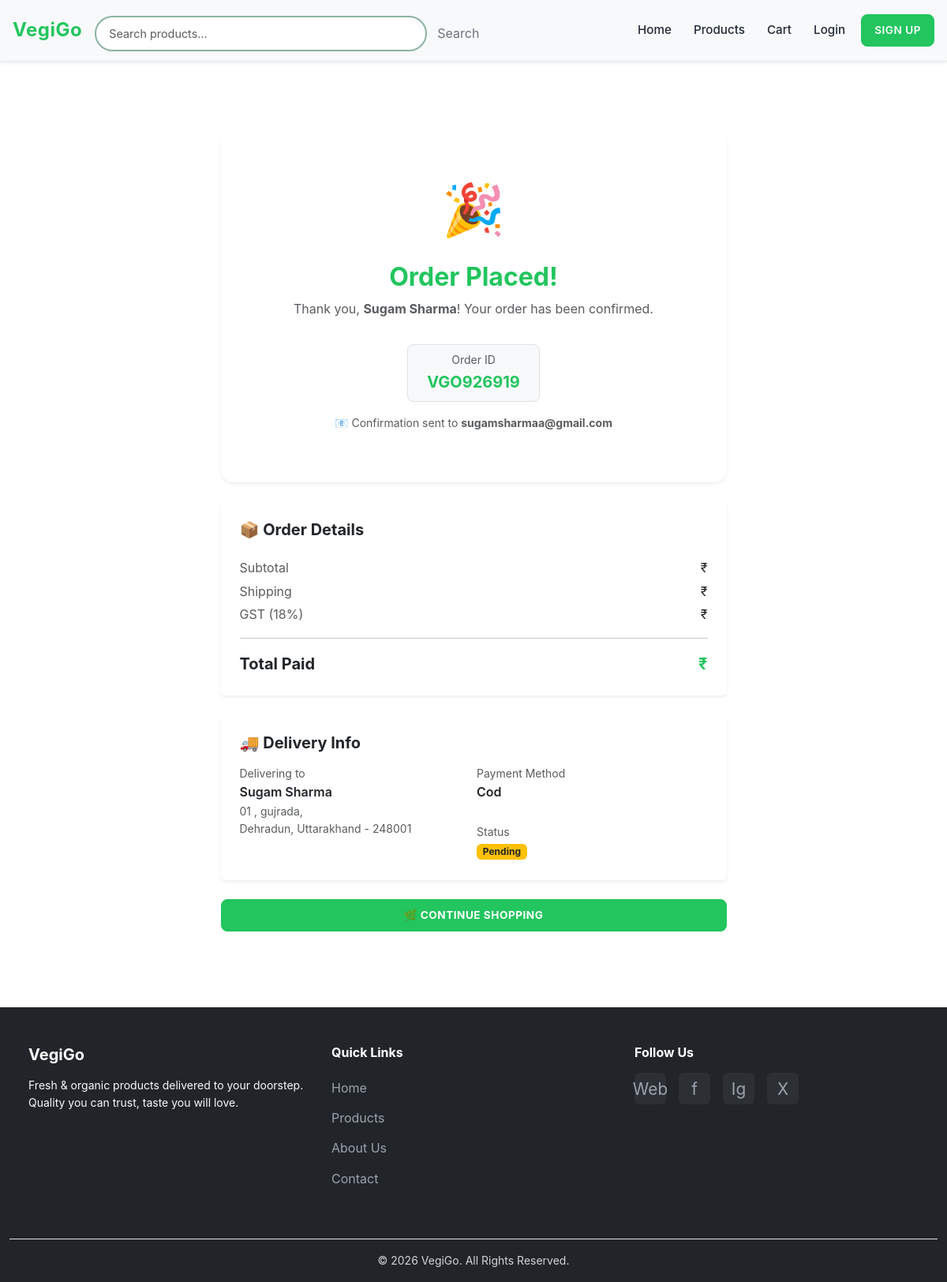
The page /order/success/1/ on the database its author committed.
### vgapp/models.py (models this page shows, shortened)
class Order(models.Model):
    ORDER_STATUS_CHOICES = [
        ('pending',    'Pending'),
        ('processing', 'Processing'),
        ('shipped',    'Shipped'),
        ('delivered',  'Delivered'),
        ('cancelled',  'Cancelled'),
        ('refunded',   'Refunded'),
    ]
    PAYMENT_STATUS_CHOICES = [
        ('pending',   'Pending'),
        ('completed', 'Completed'),
        ('failed',    'Failed'),
        ('refunded',  'Refunded'),
    ]
    PAYMENT_METHOD_CHOICES = [
        ('cod',  'Cash on Delivery'),
        ('card', 'Credit/Debit Card'),
        ('upi',  'UPI'),
    ]
    order_id   = models.CharField(max_length=20, unique=True, blank=True)
    user       = models.ForeignKey(User, on_delete=models.SET_NULL, null=True, blank=True, related_name='orders')
    guest      = models.ForeignKey(GuestUser, on_delete=models.SET_NULL, null=True, blank=True, related_name='orders')
    customer_name  = models.CharField(max_length=255)
    customer_email = models.EmailField()
    customer_phone = models.CharField(max_length=15)
    shipping_address = models.CharField(max_length=255)
    shipping_city    = models.CharField(max_length=100)
    shipping_state   = models.CharField(max_length=100)
    shipping_pincode = models.CharField(max_length=10)
    subtotal      = models.DecimalField(max_digits=10, decimal_places=2, default=0)
    tax           = models.DecimalField(max_digits=10, decimal_places=2, default=0)
    shipping_cost = models.DecimalField(max_digits=10, decimal_places=2, default=0)
    discount      = models.DecimalField(max_digits=10, decimal_places=2, default=0)
    total_amount  = models.DecimalField(max_digits=10, decimal_places=2)
    order_status   = models.CharField(max_length=20, choices=ORDER_STATUS_CHOICES, default='pending')
    payment_status = models.CharField(max_length=20, choices=PAYMENT_STATUS_CHOICES, default='pending')
    payment_method = models.CharField(max_length=20, choices=PAYMENT_METHOD_CHOICES, default='cod')
    notes           = models.TextField(blank=True)
    tracking_number = models.CharField(max_length=100, blank=True)
    created_at   = models.DateTimeField(auto_now_add=True)
    updated_at   = models.DateTimeField(auto_now=True)
    shipped_at   = models.DateTimeField(null=True, blank=True)
    delivered_at = models.DateTimeField(null=True, blank=True)
    class Meta:
        ordering = ['-created_at']

### vgapp/views.py (the view)
# urls.py: path('order/success/<int:order_id>/', order_success, name='order_success'),
def order_success(request, order_id):
    order = get_object_or_404(Order, id=order_id)
    return render(request, 'checkout/order_success.html', {'order': order})

### templates/checkout/order_success.html (shortened to what this page needs)
{% extends 'base.html' %}
{% load static %}
{% block content %}
<main class="main-content pt-5">
<div class="container py-5">
    <div class="row justify-content-center">
        <div class="col-lg-7">
            <div class="card shadow-sm border-0 rounded-4 text-center mb-4">
                <div class="card-body p-5">
                    <div style="font-size: 4rem;">🎉</div>
                    <h2 class="fw-bold mt-3 text-success">Order Placed!</h2>
                    <p class="text-muted mt-1">Thank you, <strong>{{ order.customer_name }}</strong>! Your order has been confirmed.</p>
                    <div class="d-inline-block bg-light border rounded-3 px-4 py-2 my-3">
                        <small class="text-muted d-block">Order ID</small>
                        <span class="fw-bold fs-5 text-success">{{ order.order_id }}</span>
                    </div>
                    <p class="text-muted small">
                        📧 Confirmation sent to <strong>{{ order.customer_email }}</strong>
                    </p>
                </div>
            </div>
            <div class="card shadow-sm border-0 mb-4">
                <div class="card-body p-4">
                    <h5 class="fw-bold mb-4">📦 Order Details</h5>
                    <div class="mt-3">
                        <div class="d-flex justify-content-between mb-1">
                            <span class="text-muted">Subtotal</span>
                            <span>₹{{ totals.subtotal }}</span>
                        </div>
                        <div class="d-flex justify-content-between mb-1">
                            <span class="text-muted">Shipping</span>
                            <span>₹{{ totals.shipping }}</span>
                        </div>
                        <div class="d-flex justify-content-between mb-2">
                            <span class="text-muted">GST (18%)</span>
                            <span>₹{{ totals.tax|floatformat:2 }}</span>
                        </div>
                        <hr>
                        <div class="d-flex justify-content-between">
                            <span class="fw-bold fs-5">Total Paid</span>
                            <span class="fw-bold fs-5 text-success">₹{{ totals.total|floatformat:2 }}</span>
                        </div>
                    </div>
                </div>
            </div>
            <div class="card shadow-sm border-0 mb-4">
                <div class="card-body p-4">
                    <h5 class="fw-bold mb-3">🚚 Delivery Info</h5>
                    <div class="row g-2">
                        <div class="col-sm-6">
                            <small class="text-muted d-block">Delivering to</small>
                            <p class="fw-semibold mb-0">{{ order.customer_name }}</p>
                            <p class="text-muted small mb-0">
                                {{ order.shipping_address }},<br>
                                {{ order.shipping_city }}, {{ order.shipping_state }} - {{ order.shipping_pincode }}
                            </p>
                        </div>
                        <div class="col-sm-6">
                            <small class="text-muted d-block">Payment Method</small>
                            <p class="fw-semibold mb-0 text-capitalize">{{ order.payment_method }}</p>
                            <br>
                            <small class="text-muted d-block">Status</small>
                            <span class="badge bg-warning text-dark">{{ order.get_order_status_display }}</span>
                        </div>
                    </div>
                </div>
            </div>
            <div class="d-flex gap-3 flex-wrap">
                <a href="{% url 'products' %}" class="btn btn-success fw-bold flex-grow-1">
                    🌿 Continue Shopping
                </a>
            </div>
        </div>
    </div>
</div>
</main>
{% endblock %}

### static/style.css (style rules this page uses)
:root { --primary-color: #22c55e; --primary-light: #84cc16; --primary-dark: #16a34a; --secondary-color: #8cb4a0; --text-primary: #1f2937; --text-secondary: #6b7280; --text-light: #f3f4f6; --border-color: #e5e7eb; --card-bg: #ffffff; --card-shadow: 0 1px 3px rgba(0, 0, 0, 0.1); --card-shadow-hover: 0 10px 25px rgba(34, 197, 94, 0.2); --transition: all 0.3s ease; }
* { margin: 0; padding: 0; box-sizing: border-box; }
body { font-family: -apple-system, BlinkMacSystemFont, 'Segoe UI', Roboto, 'Helvetica Neue', Arial, sans-serif; color: var(--text-primary); line-height: 1.6; display: flex; flex-direction: column; min-height: 100vh; }
.main-content { flex: 1; }
.btn-success { background-color: var(--primary-color); border-color: var(--primary-color); font-weight: 600; border-radius: 8px; padding: 0.6rem 1.2rem; transition: var(--transition); text-transform: uppercase; font-size: 0.85rem; letter-spacing: 0.5px; position: relative; overflow: hidden; }
.text-success { color: var(--primary-color) !important; }
html { scroll-behavior: smooth; }

### templates/base.html (style rules this page uses)
body { padding-top: 70px; }

### rows shown on the page
Order: customer_name "Sugam Sharma", order_id "VGO926919", customer_email "sugamsharmaa@gmail.com", shipping_address "01 , gujrada", shipping_city "Dehradun", shipping_state "Uttarakhand", shipping_pincode "248001", payment_method "Cod", order_status "Pending"
